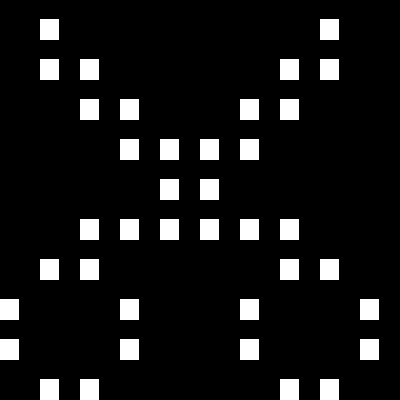

Tiled map render using the project's own tile images. Description and the map definition, with tile-layer contents summarised, below:
An orthogonal 10x10 tile map with 40x40 px tiles, 1 tile layer (Layer 1).

<map version="1.0" orientation="orthogonal" width="10" height="10" tilewidth="40" tileheight="40">
 <tileset firstgid="1" name="texture" tilewidth="40" tileheight="40" spacing="4" margin="4">
  <image source="texture.png" />
 </tileset>
 <layer name="Layer 1" width="10" height="10">
  <data>[100 cells, 38 non-empty, 1 distinct tile ids]</data>
 </layer>
</map>
